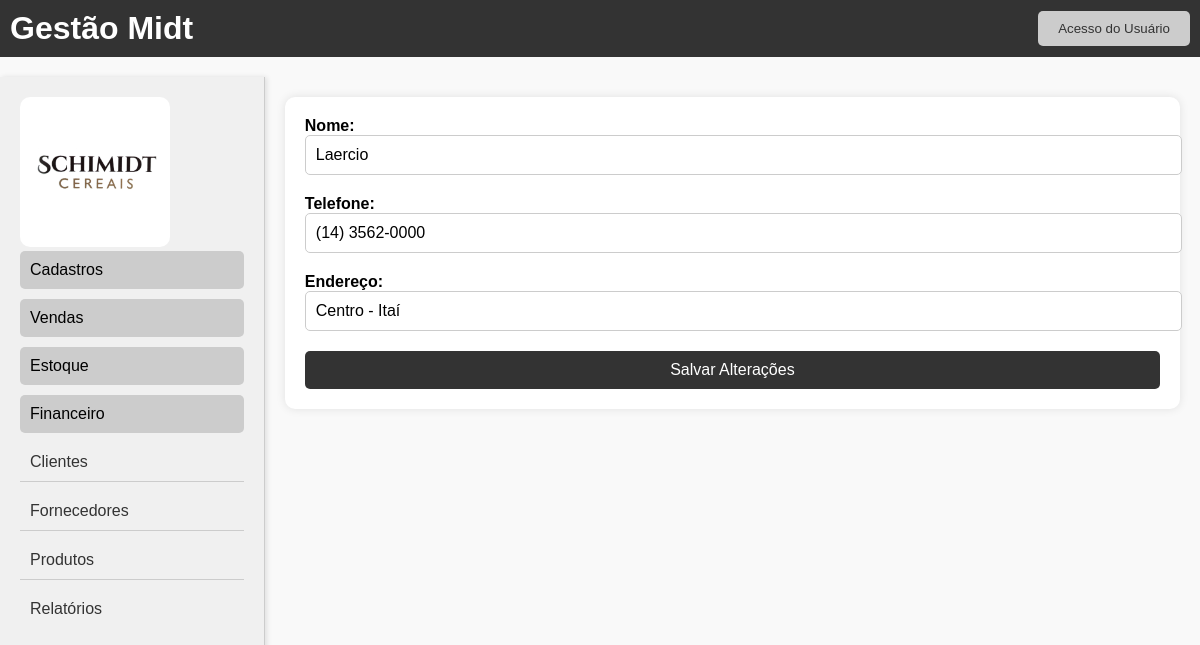
/editar_fornecedor/2, run on the app's committed database.
### tables this page shows
CREATE TABLE fornecedores (
                    id INTEGER PRIMARY KEY,
                    nome TEXT NOT NULL,
                    telefone TEXT,
                    endereco TEXT
                    );

### app.py (the view, shortened to what this page needs)
@app.route('/editar_fornecedor/<int:id_fornecedor>', methods=['GET', 'POST'])
def editar_fornecedor(id_fornecedor):
    conn = conectar_bd()
    cursor = conn.cursor()
    cursor.execute('SELECT * FROM fornecedores WHERE id=?', (id_fornecedor,))
    fornecedor = cursor.fetchone()
    conn.close()
    return render_template('editar_fornecedor.html', fornecedor=fornecedor)

### app.py (called while the page is built)
def conectar_bd():
    conn = sqlite3.connect('erp.db')
    return conn

### templates/editar_fornecedor.html (shortened to what this page needs)
<!DOCTYPE html>
<html lang="pt-br">
<head>
</head>
<body>
    <div class="header">
        <h1 style="margin: 0;">Gestão Midt</h1>
        <button class="user-access-btn">Acesso do Usuário</button>
    </div>
    <div class="container">
        <div class="sidebar">
            <div class="logo">
                <img src="/images/logo.jpeg" alt="Logo da Empresa">
            </div>
            <div class="expandable-header">Cadastros</div>
            <div class="expandable-header">Vendas</div>
            <div class="expandable-header">Estoque</div>
            <div class="expandable-header">Financeiro</div>
            <ul class="navigation">
                <li><a href="/listar_clientes">Clientes</a></li>
                <li><a href="/listar_fornecedores">Fornecedores</a></li>
                <li><a href="/listar_produtos">Produtos</a></li>
                <li><a href="/relatorio_vendas">Relatórios</a></li>
            </ul>
        </div>
        <div class="content">
            <div class="form-container">
                <form action="/editar_fornecedor/{{ fornecedor[0] }}" method="POST">
                    <div class="form-group">
                        <label for="nome">Nome:</label>
                        <input type="text" id="nome" name="nome" value="{{ fornecedor[1] }}" required>
                    </div>
                    <div class="form-group">
                        <label for="telefone">Telefone:</label>
                        <input type="tel" id="telefone" name="telefone" value="{{ fornecedor[2] }}" required>
                    </div>
                    <div class="form-group">
                        <label for="endereco">Endereço:</label>
                        <input type="text" id="endereco" name="endereco" value="{{ fornecedor[3] }}" required>
                    </div>
                    <input type="submit" value="Salvar Alterações">
                </form>
            </div>
        </div>
    </div>
</body>
</html>

### templates/editar_fornecedor.html (style rules this page uses)
body { font-family: Arial, sans-serif; margin: 0; padding: 0; background-color: #f9f9f9; }
.header { background-color: #333; color: #fff; padding: 10px; display: flex; justify-content: space-between; align-items: center; margin-bottom: 20px; }
.logo img { width: 150px; height: auto; border-radius: 10px; }
.user-access-btn { background-color: #ccc; color: #333; border: none; padding: 10px 20px; border-radius: 5px; cursor: pointer; transition: background-color 0.3s ease; }
.container { display: flex; height: calc(100vh - 50px); }
.sidebar { background-color: #f0f0f0; width: 20%; padding: 20px; box-shadow: 2px 0 5px rgba(0, 0, 0, 0.1); border-right: 1px solid #ccc; }
.navigation { list-style-type: none; padding: 0; margin: 0; }
.navigation li { margin-bottom: 10px; border-bottom: 1px solid #ccc; }
.navigation li:last-child { border-bottom: none; }
.navigation a { text-decoration: none; color: #333; font-size: 16px; display: block; padding: 10px; border-radius: 5px; transition: background-color 0.3s ease; }
.expandable-header { background-color: #ccc; padding: 10px; border-radius: 5px; margin-bottom: 10px; font-size: 16px; cursor: pointer; transition: background-color 0.3s ease; }
.content { width: 80%; padding: 20px; overflow-y: auto; }
.form-container { background-color: #fff; padding: 20px; border-radius: 10px; box-shadow: 0 0 10px rgba(0, 0, 0, 0.1); }
.form-group { margin-bottom: 20px; }
label { font-weight: bold; }
input[type="text"], input[type="tel"], input[type="submit"] { width: 100%; padding: 10px; border: 1px solid #ccc; border-radius: 5px; font-size: 16px; transition: border-color 0.3s ease; }
input[type="submit"] { background-color: #333; color: #fff; border: none; cursor: pointer; transition: background-color 0.3s ease; }

### data on the page
fornecedores: nome "Laercio", telefone "(14) 3562-0000", endereco "Centro - Itaí"
